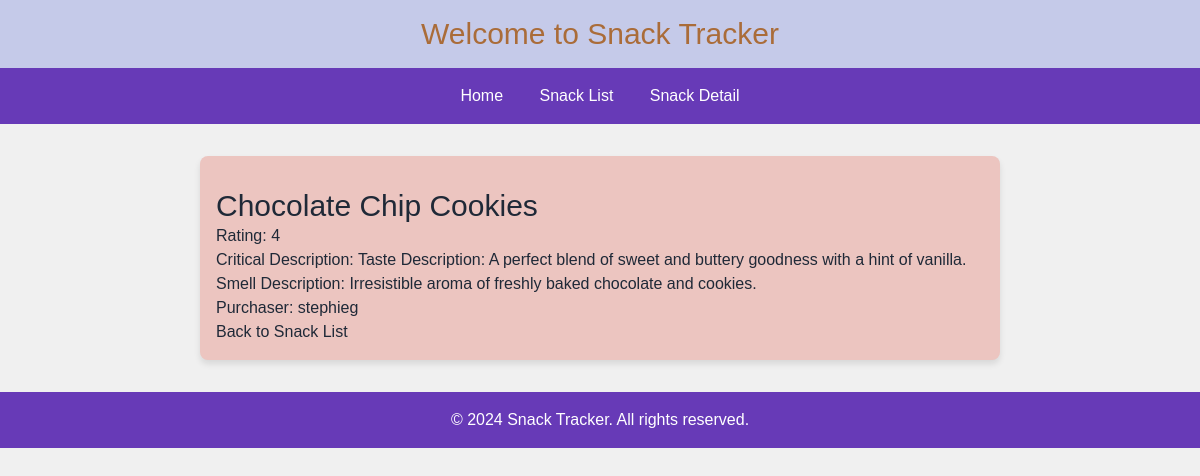
/snacks/1/, run on the app's committed database.
### snacks/models.py (models this page shows, shortened)
class Snack(models.Model):
    name = models.CharField(max_length=64)
    rating = models.IntegerField(default=0)
    critical_description = models.TextField()
    purchaser = models.ForeignKey(get_user_model(), on_delete=models.CASCADE)

### snacks/views.py (the view)
# urls.py: path('snacks/<int:pk>/', SnackDetailView.as_view(), name='snack_detail'),
class SnackDetailView(DetailView):
  template_name = 'snack_detail.html'
  model = Snack

### templates/snack_detail.html (shortened to what this page needs)
{% extends "base.html" %}
{% block content %}
  <div class="container mx-auto mt-4">
    <h1 class="text-3xl text-royalpurple">{{ snack.name }}</h1>
    <p class="text-gray-600">Rating: {{ snack.rating }}</p>
    <p class="text-gray-600">Critical Description: {{ snack.critical_description }}</p>
    <p class="text-gray-600">Purchaser: {{ snack.purchaser }}</p>
    <a href="{% url 'snack_list' %}" class="text-periwinkle hover:underline hover:text-maroon">Back to Snack List</a>
  </div>
{% endblock content %}

### templates/base.html (style rules this page uses)
body { font-family: 'Arial', sans-serif; background-color: #f0f0f0; color: #1f2937; margin: 0; padding: 0; }

### data on the page
Snack: name "Chocolate Chip Cookies", rating "4", critical_description "Taste Description: A perfect blend of sweet and buttery goodness with a hint of vanilla. Smell Description: Irresistible aroma of freshly baked chocolate and cookies.", purchaser "stephieg"
